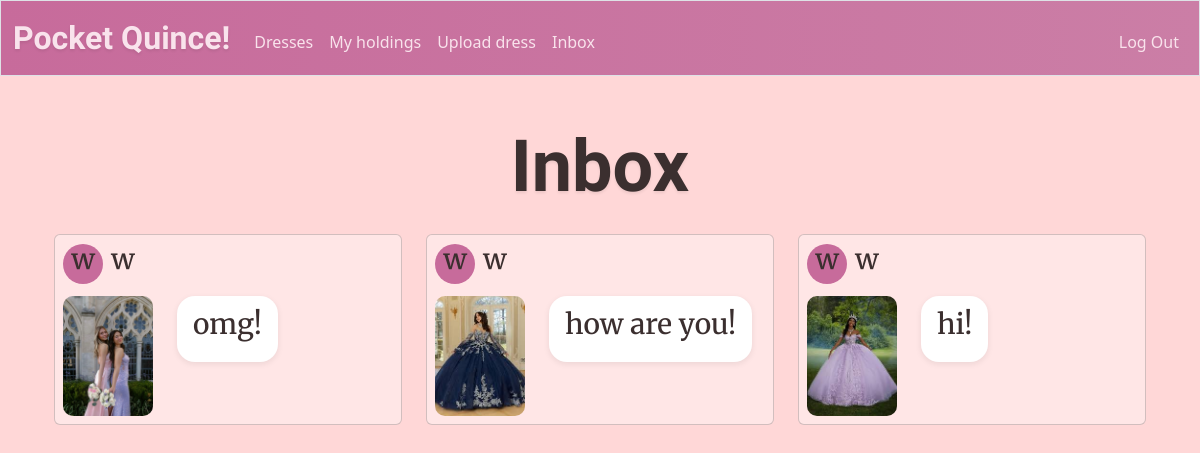
The app's page /messages (signed in) with its own data.
### tables this page shows
CREATE TABLE messages (
    id INTEGER PRIMARY KEY AUTOINCREMENT,
    sender_id   INTEGER NOT NULL,
    receiver_id INTEGER NOT NULL,
    dress_id    INTEGER,
    body        TEXT NOT NULL,
    created_at  TIMESTAMP DEFAULT CURRENT_TIMESTAMP,
    FOREIGN KEY (sender_id)   REFERENCES users(id),
    FOREIGN KEY (receiver_id) REFERENCES users(id),
    FOREIGN KEY (dress_id)    REFERENCES dresses(id)
);

CREATE TABLE users (
id INTEGER PRIMARY KEY AUTOINCREMENT NOT NULL, 
username TEXT NOT NULL UNIQUE, 
email TEXT NOT NULL, 
phone TEXT NOT NULL, 
hash TEXT NOT NULL
);

CREATE TABLE dresses (
    id INTEGER PRIMARY KEY AUTOINCREMENT,
    size TEXT NOT NULL,
    color TEXT NOT NULL,
    owner INTEGER NOT NULL,
    image_url TEXT,
    time_posted TEXT NOT NULL DEFAULT CURRENT_TIMESTAMP,
    FOREIGN KEY (owner) REFERENCES users(id)
);

### app.py (the view)
@app.route("/messages", methods=["GET", "POST"])
@login_required
def messages():
    db = get_db()
    if request.method == "POST":
        receiver_id = request.form.get("receiver_id")
        content = request.form.get("body")
        dress_id = request.form.get("dress_id")
        if not receiver_id or not content:
            return apology("Missing message information")
        db.execute("INSERT INTO messages (sender_id, receiver_id, dress_id, body) VALUES (?,?,?,?)",
                     (session["user_id"], receiver_id, dress_id, content))
        db.commit()
        flash("Message sent!")
        return redirect("/messages")
    else:
        messages = db.execute("SELECT messages.*, users.username as sender_name, dresses.image_url, dresses.size, dresses.color FROM messages JOIN users ON messages.sender_id = users.id LEFT JOIN dresses ON dresses.id = messages.dress_id WHERE messages.receiver_id = ? ORDER BY messages.created_at DESC", (session["user_id"],)).fetchall()
        return render_template("messages.html", messages=messages,formatTime=formatTime)

### app.py (called while the page is built)
def get_db():
    if "db" not in g:
        g.db = sqlite3.connect(DATABASE)
        g.db.row_factory = sqlite3.Row # Enable dictionary-like row access
    return g.db

@app.after_request
def after_request(response):
    response.headers["Cache-Control"] = "no-cache, no-store, must-revalidate"
    response.headers["Expires"] = 0
    response.headers["Pragma"] = "no-cache"
    return response

### help.py (called while the page is built)
def login_required(f):
    @wraps(f)
    def decorated_function(*args, **kwargs):
        if session.get("user_id") is None:
            return redirect("/login")
        return f(*args, **kwargs)
    return decorated_function

### templates/messages.html (shortened to what this page needs)
{% extends "layout.html" %}
{% block main %}
    <h2 class = "imperial">Inbox</h2>
    {%if messages|length == 0 %}
        <h3 class = "body-font">No messages yet</h3>
    {%else%}
        <div class="container mt-4">
            <div class="row">
                {% for message in messages %}
                <div class="col-md-4 mb-4">
                    <div class="card inbox-card p-2">
                        <div class = "message-header">
                            <div class = "message-header-left">
                                <div class = "message-icon">
                                      <h3 class="body-font">{{ message["sender_name"][0] }}</h3>
                                </div>
                                <div class = "message-meta body-font">
                                    <h3 class="body-font">{{ message["sender_name"] }}</h3>
                                </div>
                            </div>
                        </div>
                        <div class = "message-body">
                            <img class="inboxImg" src="{{ message['image_url'] }}"><br>
                            <div class = "message-bubble body-font">
                                <h3 class="body-font">{{ message["body"] }}</h3>
                            </div>
                        </div>
                    </div>
                </div>
                {% endfor %}
            </div>
        </div>
    {% endif %}
{% endblock %}

### static/style.css (style rules this page uses)
body { background-color: #FFD7D7; }
.imperial { font-family: 'Imperial Script', cursive; text-shadow: 0px 2px 3px rgba(0,0,0,0.08); font-weight: 700; font-size: 450%; color: #3B2F2F; }
.body-font { font-family: 'Merriweather', serif; color: #3B2F2F }
.card { background-color: #FFE6E6; }
.inboxImg { width: 90px; height: 120px; object-fit: cover; border-radius: 10px; }
.inbox-card { display: flex; flex-direction: column; justify-content: space-between; height: 100%; max-width: 500px; margin: 0 auto; padding: 1rem 1rem; }
.message-header { display: flex; justify-content: space-between; margin-bottom: 0.7rem; }
.message-header-left { display: flex; align-items:center; gap: 0.5rem; }
.message-icon { width: 40px; height: 40px; border-radius: 50%; background: #C76B9B; color: #F9E3EC; display: flex; align-items: center; justify-content: center; font-weight: 700; font-family: 'Merriweather', serif; }
.message-body { display: flex; align-items: flex-start; gap: 0.75rem; }
.message-bubble { background: #fff; border-radius: 18px; padding: 0.75rem 1rem; box-shadow: 0 2px 6px rgba(0,0,0,0.08); font-size: 0.95rem; text-align: left; max-width: 100%; }

### records on screen
messages: username "w", sender_name "w", image_url (picture), body "omg!"
messages: username "w", sender_name "w", image_url (picture), body "how are you!"
messages: username "w", sender_name "w", image_url (picture), body "hi!"
